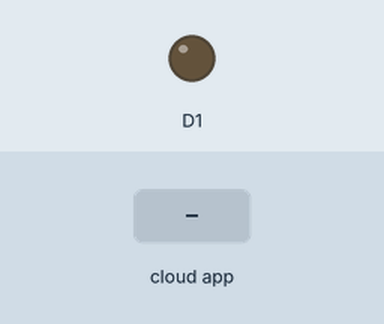
Recording of a sketch running on a simulated ESP8266 (NodeMCU). Shown: output pins drawn as LEDs (lit = HIGH). The test bench sets the inputs (shaded band). WiFi joins after 1.5 s; servers stay silent unless stated; the Firebase database answers and starts empty; what the sketch prints to the serial monitor is not drawn.

Above: at 2.7 s.
2.8 s: the phone or cloud app sets switchValue to 1
At 3.8 s:
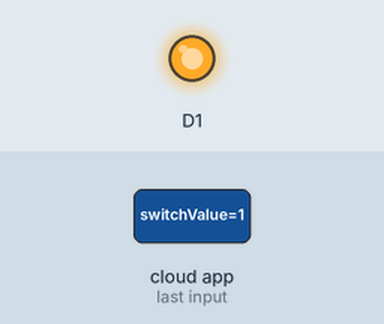
4.3 s: the phone or cloud app sets switchValue to 0
At 5.5 s:
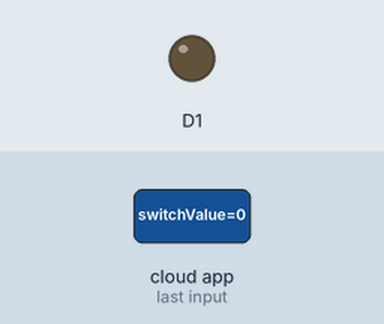
Timing chart, 0 to 7.3 s (numbered marks = the images above; inputs shaded):
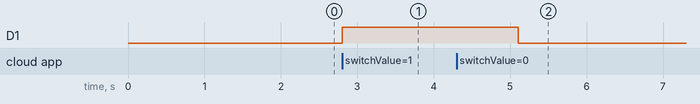

Measured:
- after the input at 2.8 s, D1: LOW → HIGH at once
- after the input at 4.3 s, D1: HIGH → LOW after 0.80 s

The sketch:

switch_firebase.ino
```cpp
#include <ESP8266WiFi.h>
#include <FirebaseESP8266.h>

// Wi-Fi credentials
#define WIFI_SSID "Airtel_Space_Zee"
#define WIFI_PASSWORD "SpacezeE@1234"

// Firebase objects
FirebaseData fbdo;
FirebaseAuth auth;
FirebaseConfig config;

void setup() {
  Serial.begin(115200);

  // Connect to Wi-Fi
  WiFi.begin(WIFI_SSID, WIFI_PASSWORD);
  Serial.print("Connecting to Wi-Fi");
  while (WiFi.status() != WL_CONNECTED) {
    delay(300);
    Serial.print(".");
  }
  Serial.println();
  Serial.println("Connected to Wi-Fi");

  // Firebase configuration
  config.host = "two-switch-control-default-rtdb.firebaseio.com"; // No https://
  config.signer.tokens.legacy_token = "YOUR_DATABASE_SECRET";     // Found in Firebase → Project Settings → Service Accounts

  // Start Firebase
  Firebase.begin(&config, &auth);
  Firebase.reconnectWiFi(true);

  // Relay pin setup
  pinMode(D1, OUTPUT);
}

void loop() {
  // Read integer from Firebase
  if (Firebase.getInt(fbdo, "/switchValue")) {
    if (fbdo.dataType() == "int") {
      int value = fbdo.intData();
      Serial.printf("Switch Value: %d\n", value);

      // Control relay
      digitalWrite(D1, value == 1 ? HIGH : LOW);
    }
  } else {
    Serial.printf("Firebase read failed: %s\n", fbdo.errorReason().c_str());
  }

  delay(1000);
}
```
